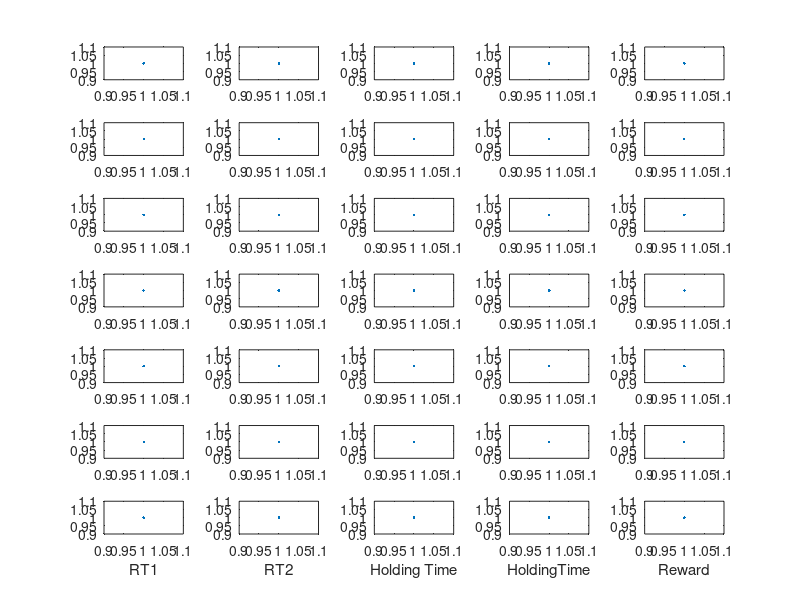

The MATLAB script that drew this image:
figure;
xlabels={'RT1','RT2','Holding Time','HoldingTime','Reward'};
maxJ = 5;
maxI = 7;
for i=1:maxI
    for j=1:maxJ
        subplot(maxI,maxJ,maxJ*(i-1)+j);
        plot(1,1);
        if i==maxI
            xlabel(xlabels{j});
        end
    end
end